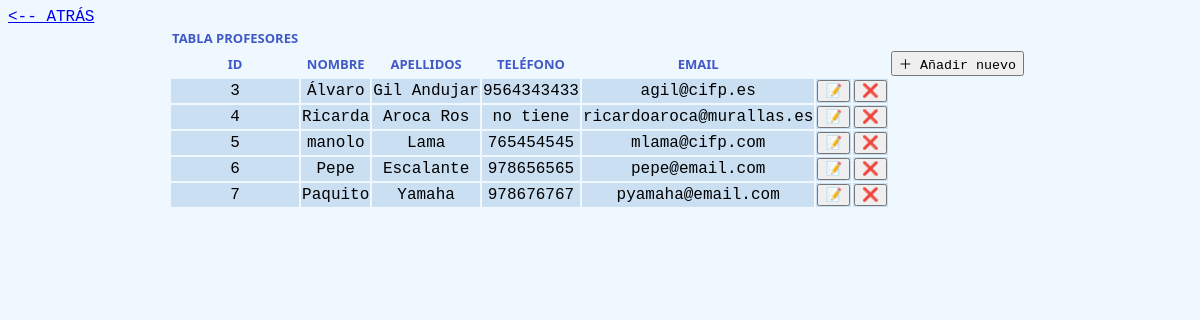
The page /t1/bdAlumnos/listado/listaProf.php on the database its author committed.
### tables this page shows
CREATE TABLE `Profesor` (
  `id_profesor` int(11) NOT NULL,
  `nombreP` varchar(50) NOT NULL,
  `apellidosP` varchar(100) NOT NULL,
  `telefonoP` varchar(12) DEFAULT NULL,
  `emailP` varchar(100) DEFAULT NULL
);

### t1/bdAlumnos/listado/listaProf.php (the view, shortened to what this page needs)
<!DOCTYPE html>
<html lang="es">
<head>
    <link rel="stylesheet" href="../style.css" />
</head>
<body>
    <table>
        <tr>
            <th>TABLA PROFESORES</th>
        </tr>
        <tr>
            <th>ID</th>
            <th>NOMBRE </th>
            <th>APELLIDOS</th>
            <th>TELÉFONO</th>
            <th>EMAIL</th>
            <th></th>
            <th></th>
            <th>
                <form action='../forms/formProfesor.php'><input type='submit' value='＋ Añadir nuevo'></input></form>
            </th>
            <th></th>
        </tr>
        <?php
        include_once('../bdconnect.php');
        $sql = "SELECT * FROM Profesor";
        $result = $conn->query($sql);
        if ($result->num_rows > 0) {
            while ($prof = $result->fetch_assoc()) {
                $varID =  $prof['id_profesor'];
                echo "<tr>";
                echo "<td>" . $varID  . "</td>";
                echo "<td>" . $prof['nombreP'] . "</td>";
                echo "<td>" . $prof['apellidosP'] . "</td>";
                echo "<td>" . $prof['telefonoP'] . "</td>";
                echo "<td>" . $prof['emailP'] . "</td>";
                echo "<td><form action='../forms/formupdateProf.php'>
                <input type='hidden' name='idProf' value='$varID'>
                <input type='submit' value='📝'></input></form></td>";
                echo "<form action='../delete/deleteProf.php'>
                <input type='hidden' name='idProf' value='$varID'>
                <input type='hidden' value='Eliminar'></input>"
        ?>
                <td><button value="Eliminar" onclick="return confirm('¿Seguro que desea eliminar?')" )> ❌ </button></td>
                </form>
            <?php
                echo "</tr>";
            }
            echo "<a href='../index3.html'><-- ATRÁS</a> ";
        } else {
            ?>
            <tr>
                <td colspan="8">No hay resultados</td>
            </tr>
        <?php
        }
        ?>
</body>
</html>

### t1/bdAlumnos/style.css (style rules this page uses)
* { font-family: 'Courier New', Courier, monospace; }
body { background-color: aliceblue; }
table { margin-left: auto; margin-right: auto; }
th { color: rgb(64, 89, 198); font-family: 'Segoe UI', Tahoma, Geneva, Verdana, sans-serif; font-size: small; text-align: center; }
td { background-color: rgb(202, 223, 242); text-align: center; }

### rows shown on the page
profesor: id_profesor "3", nombreP "Álvaro", apellidosP "Gil Andujar", telefonoP "9564343433", emailP "agil@cifp.es"
profesor: id_profesor "4", nombreP "Ricarda", apellidosP "Aroca Ros", telefonoP "no tiene", emailP "ricardoaroca@murallas.es"
profesor: id_profesor "5", nombreP "manolo", apellidosP "Lama", telefonoP "765454545", emailP "mlama@cifp.com"
profesor: id_profesor "6", nombreP "Pepe", apellidosP "Escalante", telefonoP "978656565", emailP "pepe@email.com"
profesor: id_profesor "7", nombreP "Paquito", apellidosP "Yamaha", telefonoP "978676767", emailP "pyamaha@email.com"
